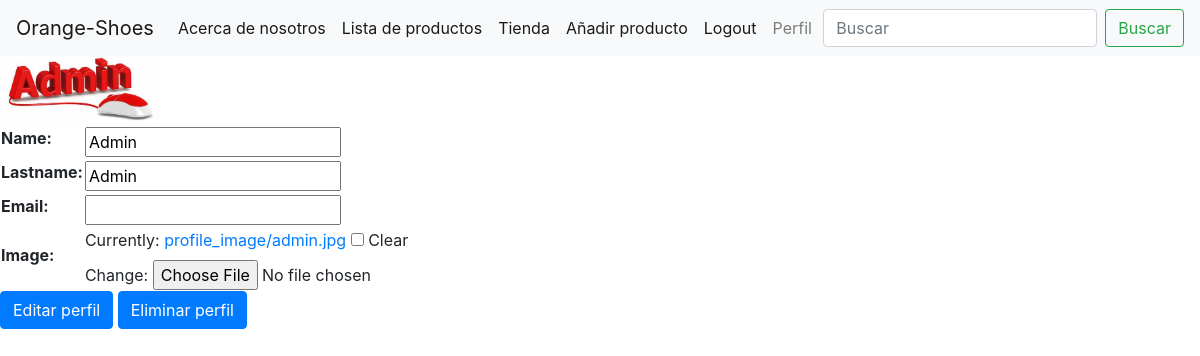
Before: /users/profile/ (signed in) with the older database file.
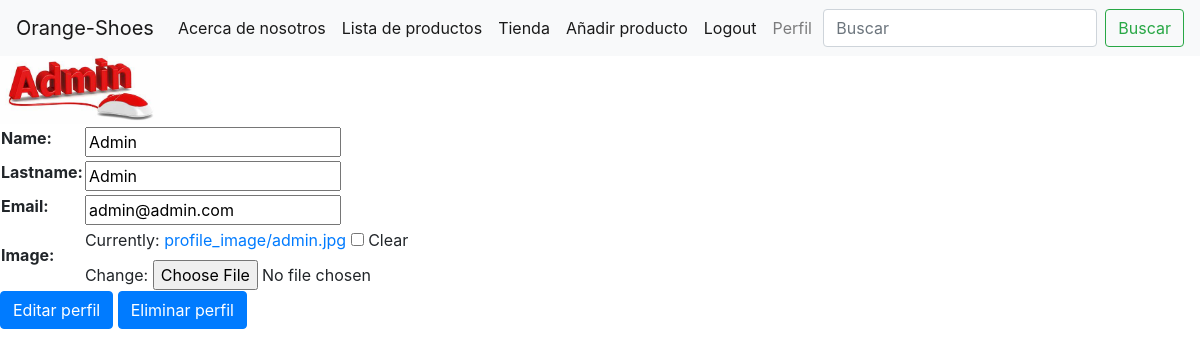
After: the same page with the newer database file.
### users/models.py (models this page shows, shortened)
class User_profile(models.Model):
    user=models.OneToOneField(User,on_delete=models.CASCADE,related_name="profile")
    name=models.CharField(max_length=30,blank=True)
    lastname=models.CharField(max_length=50,blank=True)
    email = models.CharField(max_length=50,default = "")
    image=models.ImageField(upload_to="profile_image/",blank=True)

### users/views.py (the view)
# urls.py: path("profile/",show_profile,name="profile"),
@login_required
def show_profile(request):
    profile = get_object_or_404(User_profile,user=request.user)
    form = User_profile_Form(instance=profile)
    context = {'form':form}
    return render(request,"show_profile.html",context)

### users/forms.py
class User_profile_Form(ModelForm):
    class Meta:
        model = User_profile
        fields = ['name','lastname','email','image']

### products/context_processor.py (called while the page is built)
def total_cart(request):
    total = 0
    if request.user.is_authenticated:
        if "cart" in request.session.keys():
            for key, value in request.session["cart"].items():
                total += int(value["acumulated"])
    return {"total_cart": total}

### templates/show_profile.html (shortened to what this page needs)
{% extends "base.html" %}
{% block contenido_que_cambia %}
{% if user.profile.image %}
      <img src="{{user.profile.image.url}}"  style="width: 10rem; " alt="">
      {% else %}
<form action="" method="POST" enctype="multipart/form-data">
    {% endif %}
<table>
    {{form.as_table}}
</table>
<a href="{% url 'edit-profile'  %}" class="btn btn-primary">Editar perfil</a>
<a href="{% url 'delete-profile'  %}" class="btn btn-primary">Eliminar perfil</a>
{% endblock %}

### templates/base.html (shortened to what this page needs)
<!DOCTYPE html>
<html lang="en">
<head>
    <link rel="stylesheet" href="https://cdn.jsdelivr.net/npm/bootstrap@4.6.2/dist/css/bootstrap.min.css">
</head>
<body>
    <nav class="navbar navbar-expand-lg navbar-light bg-light">
        <a class="navbar-brand" href="/">Orange-Shoes</a>
        <div class="collapse navbar-collapse" id="navbarSupportedContent">
          <ul class="navbar-nav mr-auto">
            <li class="nav-item active">
              <a class="nav-link" href="/info/list_us/">Acerca de nosotros <span class="sr-only">(current)</span></a>
            </li>
            <li class="nav-item active">
                <a class="nav-link" href="/products/list-products/">Lista de productos <span class="sr-only">(current)</span></a>
              </li>
              <li class="nav-item active">
                <a class="nav-link" href="/products/store/">Tienda <span class="sr-only">(current)</span></a>
              </li>
              {% if request.user.is_superuser %}
            <li class="nav-item active">
                <a class="nav-link" href="/products/create_product/">Añadir producto <span class="sr-only">(current)</span></a>
              </li>
              {% endif %}
              {% if request.user.is_authenticated %}
              <li class="nav-item active">
                  <a class="nav-link" href="/users/logout/">Logout</a>
                </li>
                {% if user.profile %}
                <li><a href="{% url 'profile'  %}" class="nav-link">Perfil</a></li>
                {% else %}
                <li><a href="{% url 'create-profile' %}" class="nav-link">Nuevo Perfil</a></li>
                {% endif %}
              {% endif %}
          </ul>
          <form class="form-inline my-2 my-lg-0" action="/products/search-products/" method="GET">
            <input class="form-control mr-sm-2" type="search" placeholder="Buscar" aria-label="Search" name="search">
            <button class="btn btn-outline-success my-2 my-sm-0" type="submit">Buscar</button>
          </form>
        </div>
      </nav>
      {% block contenido_que_cambia%}
      {% endblock %}
</body>
</html>

Changed rows visible on the page:
changed User_profile "Admin": email (not shown) → "admin@admin.com"
